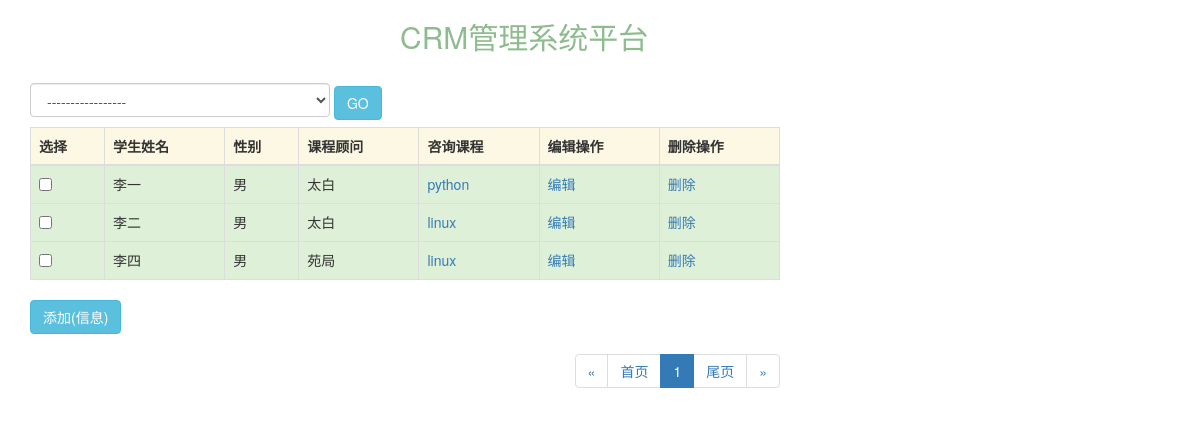
The app's page /mysky/app01/customer/ with its own data.
### app01/models.py (models this page shows, shortened)
class UserInfo(models.Model):
    name = models.CharField(verbose_name='员工姓名', max_length=16)
    gender=models.IntegerField(choices=((1,"男"),(2,"女")))
    email = models.EmailField(verbose_name='邮箱', max_length=64)
    depart = models.ForeignKey(verbose_name='部门', to="Department", to_field="code")
    user = models.OneToOneField(User)
    def __str__(self):
        return self.name

class Customer(models.Model):
    qq = models.CharField(verbose_name='qq', max_length=64, unique=True, help_text='QQ号必须唯一')
    name = models.CharField(verbose_name='学生姓名', max_length=16)
    gender = models.SmallIntegerField(verbose_name='性别', choices=((1, '男'), (2, '女')))
    education_choices = (
        (1, '重点大学'),
        (2, '普通本科'),
        (3, '独立院校'),
        (4, '民办本科'),
        (5, '大专'),
        (6, '民办专科'),
        (7, '高中'),
        (8, '其他')
    )
    education = models.IntegerField(verbose_name='学历', choices=education_choices, blank=True, null=True, )
    graduation_school = models.CharField(verbose_name='毕业学校', max_length=64, blank=True, null=True)
    major = models.CharField(verbose_name='所学专业', max_length=64, blank=True, null=True)
    experience_choices = [
        (1, '在校生'),
        (2, '应届毕业'),
        (3, '半年以内'),
        (4, '半年至一年'),
        (5, '一年至三年'),
        (6, '三年至五年'),
        (7, '五年以上'),
    ]
    experience = models.IntegerField(verbose_name='工作经验', blank=True, null=True, choices=experience_choices)
    work_status_choices = [
        (1, '在职'),
        (2, '无业')
    ]
    work_status = models.IntegerField(verbose_name="职业状态", choices=work_status_choices, default=1, blank=True,
                                      null=True)
    company = models.CharField(verbose_name="目前就职公司", max_length=64, blank=True, null=True)
    salary = models.CharField(verbose_name="当前薪资", max_length=64, blank=True, null=True)
    source_choices = [
        (1, "qq群"),
        (2, "内部转介绍"),
        (3, "官方网站"),
        (4, "百度推广"),
        (5, "360推广"),
        (6, "搜狗推广"),
        (7, "腾讯课堂"),
        (8, "广点通"),
        (9, "高校宣讲"),
        (10, "渠道代理"),
        (11, "51cto"),
        (12, "智汇推"),
        (13, "网盟"),
        (14, "DSP"),
        (15, "SEO"),
        (16, "其它"),
    ]
    source = models.SmallIntegerField('客户来源', choices=source_choices, default=1)
    referral_from = models.ForeignKey(
        'self',
        blank=True,
        null=True,
        verbose_name="转介绍自学员",
        help_text="若此客户是转介绍自内部学员,请在此处选择内部学员姓名",
        related_name="internal_referral"
    )
    course = models.ManyToManyField(verbose_name="咨询课程", to="Course")
    status_choices = [
        (1, "已报名"),
        (2, "未报名")
    ]
    status = models.IntegerField(
        verbose_name="状态",
        choices=status_choices,
        default=2,
        help_text=u"选择客户此时的状态"
    )
    consultant = models.ForeignKey(verbose_name="课程顾问", to='UserInfo', related_name='consultanter',
                                   limit_choices_to={"depart_id": 1002})
    date = models.DateField(verbose_name="咨询日期", auto_now_add=True)
    recv_date = models.DateField(verbose_name="当前课程顾问的接单日期", null=True)
    last_consult_date = models.DateField(verbose_name="最后跟进日期", )

### mysky/service/sites.py (the view, shortened to what this page needs)
    def listview(self,request):
        print(self)  # 当前访问模型表的配置类对象
        add_url = self.get_add_url()
        data_list=self.model.objects.all()    #当前访问模型表的对象集合
        search_condition=self.get_search_condition(request)
        filter_condition=self.get_filter_condition(request)
        data_list=data_list.filter(search_condition).filter(filter_condition)
        showlist=ShowList(self,data_list,request)
        return render(request,'mysky/list_view.html',locals()) #返回当前作用域变量的字典形式

### app01/mysky.py (called while the page is built)
    def display_gender(self,obj=None,is_header=False):
        if is_header:
            return "性别"
        return obj.get_gender_display()  #表字段（1，"男"） #取到男

    def display_course(self,obj=None,is_header=False):
        if is_header:
            return '咨询课程'
        link_list=[]
        for course in obj.course.all():  #和course是多对多的关系 ，查询需要对象.字段.all(),得到课程表的对象
            s="<a>%s</a>"%course.name
            link_list.append(s)
        return mark_safe("".join(link_list))  #不要转意，转成字符串  没有mark_safe列表里显示<a>python</a>

### mysky/page.py (called while the page is built)
    @property
    def start(self):
        return self.page_start_num

    @property
    def end(self):
        return self.page_end_num

### mysky/service/sites.py (called while the page is built, shortened)
    def get_new_actions(self):
        temp=[]
        temp.extend(self.config_obj.actions)
        temp.append(self.config_obj.batch_delete)
        new_actions=[]
        for func in temp:
            new_actions.append({
                "text":func.desc,
                'name':func.__name__
            })
        return new_actions

    def get_headers(self):
        header_list = []
        for field_or_func in self.config_obj.new_list_display():  # 调用list_display静态属性，把值传进来
            if callable(field_or_func):  # 判断是否可调用，是方法或类
                val = field_or_func(self.config_obj, is_header=True)  #如果是方法或类就调用或实例化
            else:
                if field_or_func == '__str__':
                    val = self.config_obj.model._meta.model_name  # 表名转字符串
                else:
                    field_obj = self.config_obj.model._meta.get_field(field_or_func)  # 获取模型的字段
                    val = field_obj.verbose_name  # 获取model表里verbose_name中文名称
            header_list.append(val)
        return header_list

    def get_list_filter_links(self):
        list_filter_links={}
        return list_filter_links

    def get_add_url(self):
        url_name = "%s_%s_add" % (self.app_label,self.model_name)
        _url = reverse(url_name)
        return _url

    def get_change_url(self,obj):
        url_name = "%s_%s_change" % (self.app_label,self.model_name)
        _url = reverse(url_name,args=(obj.pk,))
        return _url

    def get_del_url(self,obj):
        url_name = "%s_%s_delete" % (self.app_label,self.model_name)
        _url = reverse(url_name,args=(obj.pk,))
        return _url

    def edit(self,obj=None,is_header=False):
        if is_header:
            return "编辑操作"
        else:
            return mark_safe('<a href="%s">编辑</a>'% self.get_change_url(obj))

### mysky/templates/mysky/list_view.html (shortened to what this page needs)
<!DOCTYPE html>
<html lang="en">
<head>
       <link rel="stylesheet" href="https://cdn.bootcss.com/bootstrap/3.3.7/css/bootstrap.css">
</head>
<body>
<div  style="color:darkseagreen;margin-left: 400px" >
    <h2>CRM管理系统平台</h2>
</div>
<div class="container" style="margin-top: 30px">
    <div class="row">
        <div class="col-md-8">
            <form action="" method="post">
                <div id="action">
                    <select name="action" class="form-control" style="width: 300px;display:inline-block;margin-bottom: 10px">
                    <option>-----------------</option>
                     </select>
                    <button class="btn btn-info" type="submit">GO</button>
                </div>
                <table class="table table-striped table-bordered table-hover">
                    <thead>
                        <tr class="warning">
                            {% for item in showlist.get_headers %}
                            <th  >{{ item }}</th>
                            {% endfor %}
                        </tr>
                    </thead>
                    <tbody>
                        {% for data in showlist.get_body %}
                        <tr class="success">
                            {% for item in data %}
                            <td>{{ item }}</td>
                            {% endfor %}
                        </tr>
                        {% endfor %}
                    </tbody>
                </table>
                <a href="{{ add_url }}" class="btn btn-info">添加(信息)</a>
            </form>
             <div class="page pull-right">
                {{ showlist.pagination.ret_html|safe }}
            </div>
        </div>
         <div class="col-md-3">
        </div>
    </div>
</div>
</body>
</html>

### records on screen
UserInfo: data "男" "python" "编辑" "删除" "男" "linux" "编辑" "删除", name "太白"
Customer: data "李一"
Customer: data "李二"
UserInfo: data "男" "linux" "编辑" "删除", name "苑局"
Customer: data "李四"

### other values on screen
{{ item }} "选择" "学生姓名" "性别" "课程顾问" "咨询课程" "编辑操作" "删除操作"
{{ showlist.pagination.ret_html|safe }} "« 首页 1 尾页 »"
